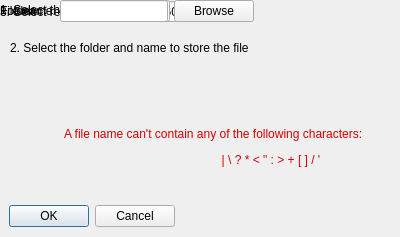
<?xml version="1.0" encoding="UTF-8"?>
<ui version="4.0">
 <class>Dialog</class>
 <widget class="QDialog" name="Dialog">
  <property name="geometry">
   <rect>
    <x>0</x>
    <y>0</y>
    <width>400</width>
    <height>237</height>
   </rect>
  </property>
  <property name="windowTitle">
   <string>Dialog</string>
  </property>
  <widget class="QLabel" name="lbl_step2">
   <property name="geometry">
    <rect>
     <x>10</x>
     <y>40</y>
     <width>238</width>
     <height>16</height>
    </rect>
   </property>
   <property name="text">
    <string>2. Select the folder and name to store the file:</string>
   </property>
  </widget>
  <widget class="QDialogButtonBox" name="buttonBox">
   <property name="geometry">
    <rect>
     <x>9</x>
     <y>204</y>
     <width>166</width>
     <height>24</height>
    </rect>
   </property>
   <property name="orientation">
    <enum>Qt::Horizontal</enum>
   </property>
   <property name="standardButtons">
    <set>QDialogButtonBox::Cancel|QDialogButtonBox::Ok</set>
   </property>
  </widget>
  <widget class="QWidget" name="">
   <layout class="QHBoxLayout" name="layout_file_format">
    <item>
     <widget class="QLabel" name="lbl_step1_2">
      <property name="text">
       <string>1. Select the file format :     </string>
      </property>
     </widget>
    </item>
    <item>
     <widget class="QRadioButton" name="rdbtn_csv">
      <property name="text">
       <string>csv</string>
      </property>
     </widget>
    </item>
    <item>
     <widget class="QRadioButton" name="rdbtn_edf">
      <property name="text">
       <string>edf</string>
      </property>
     </widget>
    </item>
   </layout>
  </widget>
  <widget class="QWidget" name="">
   <layout class="QHBoxLayout" name="layout_recording_time">
    <item>
     <widget class="QLabel" name="lbl_step3">
      <property name="text">
       <string>3. Select recording time (s):</string>
      </property>
     </widget>
    </item>
    <item>
     <widget class="QSpinBox" name="spinBox_recording_time">
      <property name="maximum">
       <number>1000000</number>
      </property>
      <property name="value">
       <number>3600</number>
      </property>
     </widget>
    </item>
   </layout>
  </widget>
  <widget class="QWidget" name="">
   <layout class="QHBoxLayout" name="layout_file_name">
    <item>
     <widget class="QLabel" name="lbl_file_name">
      <property name="minimumSize">
       <size>
        <width>54</width>
        <height>0</height>
       </size>
      </property>
      <property name="text">
       <string>File name:</string>
      </property>
     </widget>
    </item>
    <item>
     <widget class="QLineEdit" name="input_file_name"/>
    </item>
   </layout>
  </widget>
  <widget class="QWidget" name="">
   <layout class="QHBoxLayout" name="layout_folder_browse">
    <item>
     <widget class="QLabel" name="lbl_folder">
      <property name="minimumSize">
       <size>
        <width>54</width>
        <height>0</height>
       </size>
      </property>
      <property name="text">
       <string>Folder:</string>
      </property>
     </widget>
    </item>
    <item>
     <widget class="QLineEdit" name="input_filepath"/>
    </item>
    <item>
     <widget class="QPushButton" name="btn_browse">
      <property name="text">
       <string>Browse</string>
      </property>
     </widget>
    </item>
   </layout>
  </widget>
  <widget class="QWidget" name="">
   <property name="geometry">
    <rect>
     <x>10</x>
     <y>119</y>
     <width>468</width>
     <height>56</height>
    </rect>
   </property>
   <layout class="QHBoxLayout" name="horizontalLayout">
    <item>
     <spacer name="horizontalSpacer">
      <property name="orientation">
       <enum>Qt::Horizontal</enum>
      </property>
      <property name="sizeType">
       <enum>QSizePolicy::Fixed</enum>
      </property>
      <property name="sizeHint" stdset="0">
       <size>
        <width>54</width>
        <height>0</height>
       </size>
      </property>
     </spacer>
    </item>
    <item>
     <widget class="QLabel" name="warning_label">
      <property name="minimumSize">
       <size>
        <width>0</width>
        <height>0</height>
       </size>
      </property>
      <property name="text">
       <string>&lt;html&gt;&lt;head/&gt;&lt;body&gt;&lt;p&gt;&lt;span style=&quot; color:#d90000;&quot;&gt;A file name can't contain any of the following characters:&lt;/span&gt;&lt;/p&gt;&lt;p align=&quot;center&quot;&gt;&lt;span style=&quot; color:#d90000;&quot;&gt;| \ ? * &amp;lt; &amp;quot; : &amp;gt; + [ ] / '&lt;/span&gt;&lt;/p&gt;&lt;/body&gt;&lt;/html&gt;</string>
      </property>
      <property name="wordWrap">
       <bool>true</bool>
      </property>
     </widget>
    </item>
   </layout>
  </widget>
 </widget>
 <resources/>
 <connections>
  <connection>
   <sender>buttonBox</sender>
   <signal>accepted()</signal>
   <receiver>Dialog</receiver>
   <slot>accept()</slot>
   <hints>
    <hint type="sourcelabel">
     <x>248</x>
     <y>254</y>
    </hint>
    <hint type="destinationlabel">
     <x>157</x>
     <y>274</y>
    </hint>
   </hints>
  </connection>
  <connection>
   <sender>buttonBox</sender>
   <signal>rejected()</signal>
   <receiver>Dialog</receiver>
   <slot>reject()</slot>
   <hints>
    <hint type="sourcelabel">
     <x>316</x>
     <y>260</y>
    </hint>
    <hint type="destinationlabel">
     <x>286</x>
     <y>274</y>
    </hint>
   </hints>
  </connection>
 </connections>
</ui>
